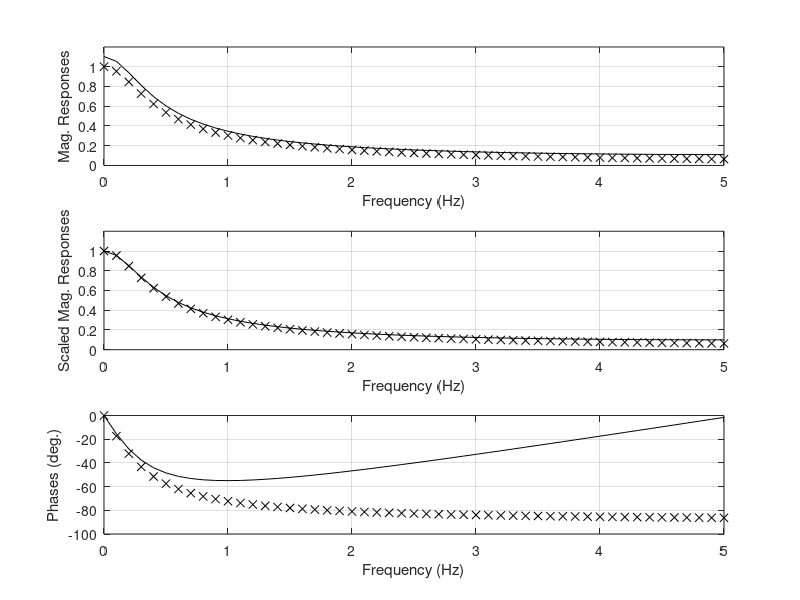

This figure's MATLAB source:
%MATLAB Program 8.12 for Example 8.15
% plot the magnitude responses |H(s)| and |H(z)|
% for the Laplace transfer function H(s)
  f=0:0.1:5;T=0.1;                        % frequency range and sampling interval
  w=2*pi*f;                                 %  frequency range in radias/sec
  hs=freqs([2], [1 2],w);              % analog magnitude frequency response
  phis=180*angle(hs)/pi;
% for the z-transfer function H(z)
  hz=freqz([0.2],[1 -0.8187],length(w));   % digital magnitude frequency resoonse 
  hz_scale=freqz([0.1813],[1 -0.8187],length(w)); % scaled digital mag. response
phiz=180*angle(hz)/pi;
%plot magnitude and phase responses.
  subplot(3,1,1), plot(f,abs(hs),'kx',f, abs(hz),'k-'),grid; axis([0 5 0 1.2]);
  xlabel('Frequency (Hz)'); ylabel('Mag. Responses')
  subplot(3,1,2), plot(f,abs(hs),'kx',f, abs(hz_scale),'k-'),grid; axis([0 5 0 1.2]);
  xlabel('Frequency (Hz)'); ylabel('Scaled Mag. Responses')
  subplot(3,1,3), plot(f,phis,'kx',f, phiz,'k-'); grid;
  xlabel('Frequency (Hz)');  ylabel('Phases (deg.)');
